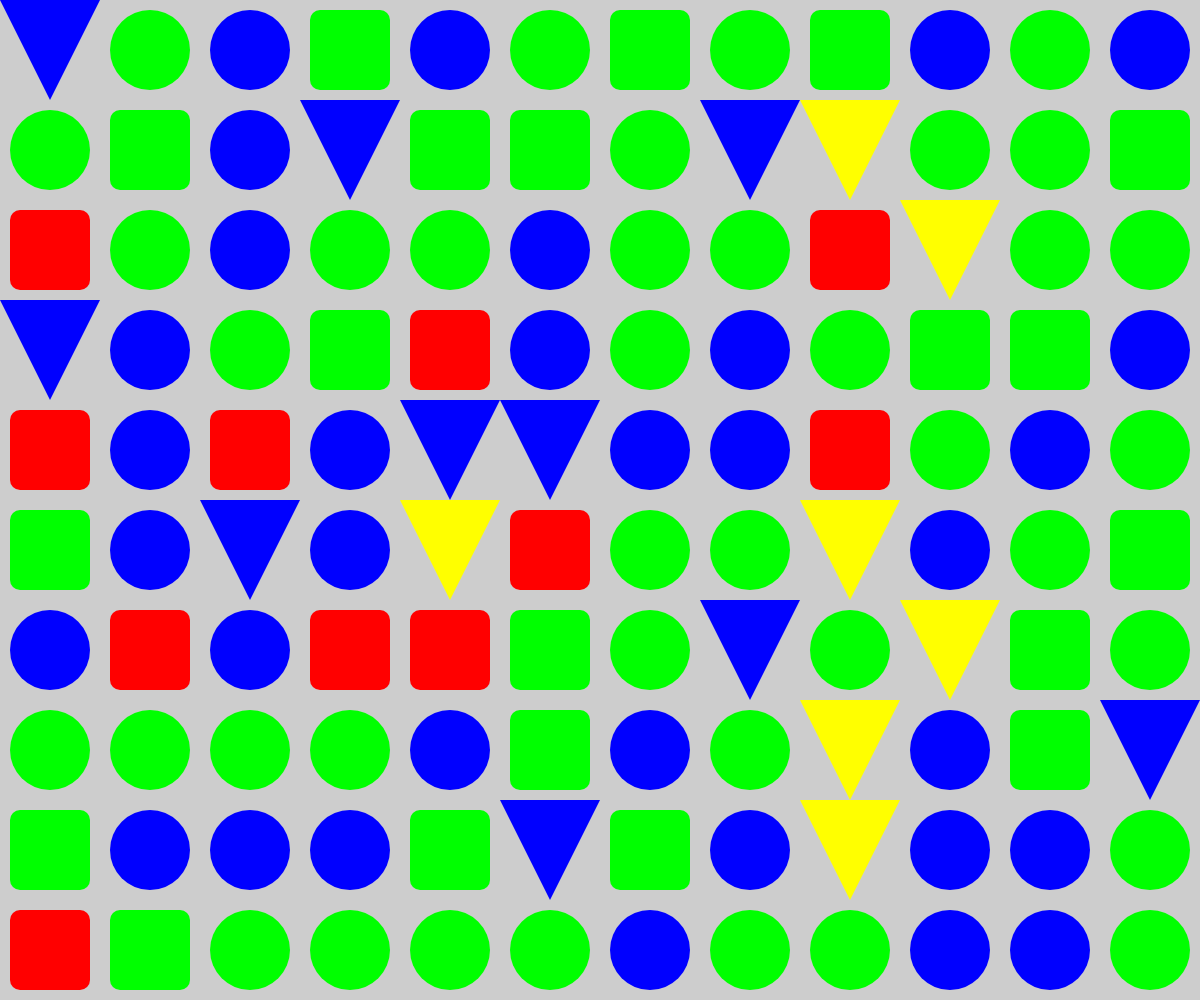
Frame 1 (no input)
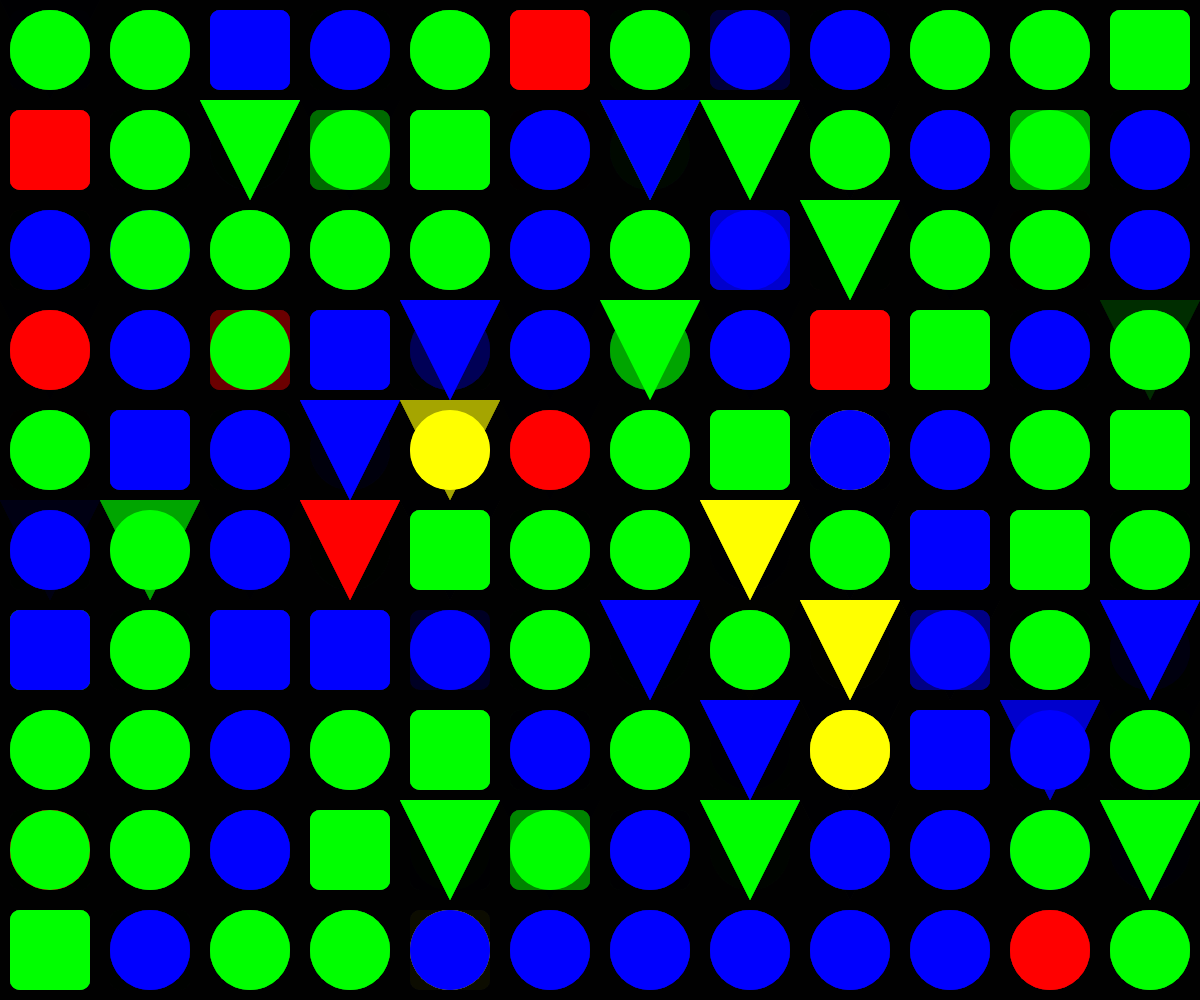
Frame 60 (no input)
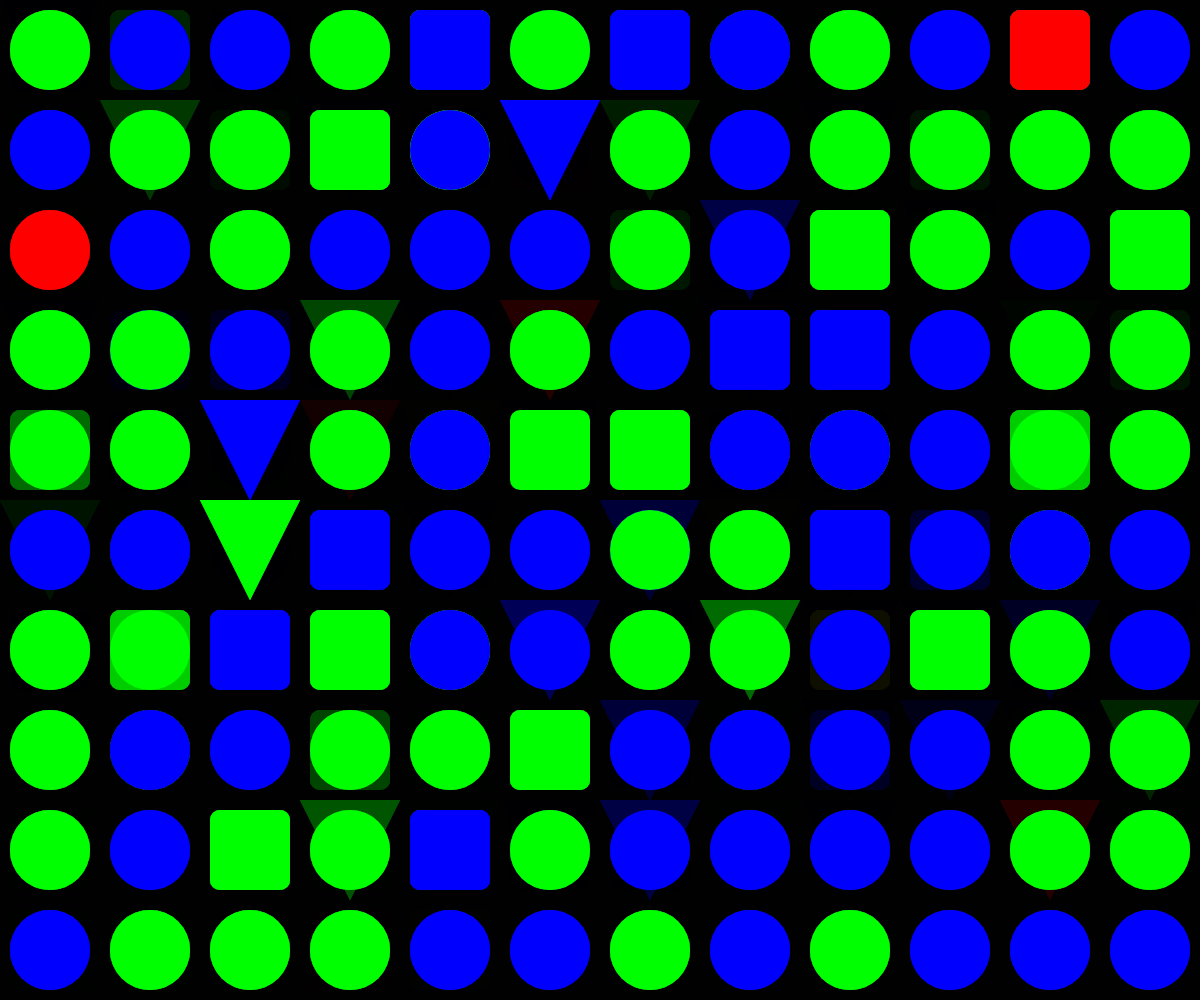
Frame 120 (the mouse pressed at the canvas centre since frame 60)

The p5.js sketch that drew these frames (run headless with seeded random() and noise() and a simulated clock; from frame 60 on, the mouse is pressed at the canvas centre):

// p5.js sketch
// ── sketch.js
let colors = [];
let gridSize = 100; 
let animationOffset = 0;

function setup() {
  createCanvas(windowWidth, windowHeight);
  createInteractiveControls();
  initColors();
}

function draw() {
  background(0, 50);
  noStroke();

  for (let x = 0; x < width; x += gridSize) {
    for (let y = 0; y < height; y += gridSize) {
      let colorIndex = floor(noise(x * 0.01, y * 0.01 + animationOffset) * colors.length);
      fill(colors[colorIndex]);
      let shapeType = floor(noise(x * 0.01 + animationOffset, y * 0.01) * 3);

      switch (shapeType) {
        case 0:
          rect(x + gridSize * 0.1, y + gridSize * 0.1, gridSize * 0.8, gridSize * 0.8, 10);
          break;
        case 1:
          ellipse(x + gridSize / 2, y + gridSize / 2, gridSize * 0.8, gridSize * 0.8);
          break;
        case 2:
          triangle(x, y, x + gridSize, y, x + gridSize / 2, y + gridSize);
          break;
      }
    }
  }

  animationOffset += 0.02;
}

function initColors() {
  colors = [
    color(255, 0, 0),
    color(0, 255, 0),
    color(0, 0, 255),
    color(255, 255, 0),
  ];
}

function createInteractiveControls() {
  let colorDiv = createDiv('Adjust Neon Colors:').style('font-size', '16px').style('color', '#FFF');
  for (let i = 0; i < 4; i++) {
    let colorPicker = createColorPicker(colors[i]);
    colorPicker.input(() => {
      colors[i] = colorPicker.color();
    });
  }

  createDiv('').style('margin', '10px 0');

  let gridSlider = createSlider(50, 200, gridSize);
  gridSlider.input(() => {
    gridSize = gridSlider.value();
  });

  let label = createDiv('Grid Size (Slide to Adjust)').style('font-size', '14px').style('color', '#FFF');
}
